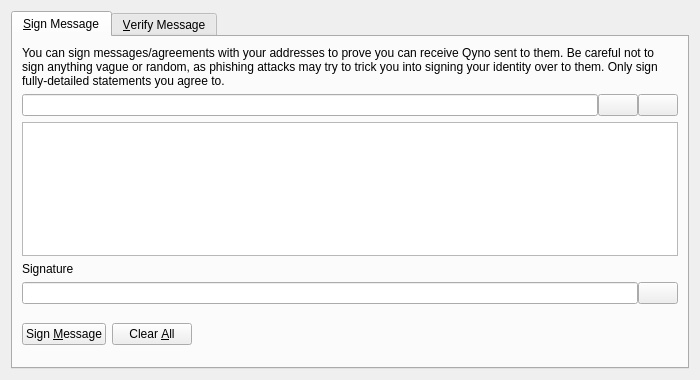
<?xml version="1.0" encoding="UTF-8"?>
<ui version="4.0">
 <class>SignVerifyMessageDialog</class>
 <widget class="QDialog" name="SignVerifyMessageDialog">
  <property name="geometry">
   <rect>
    <x>0</x>
    <y>0</y>
    <width>700</width>
    <height>380</height>
   </rect>
  </property>
  <property name="windowTitle">
   <string>Signatures - Sign / Verify a Message</string>
  </property>
  <property name="modal">
   <bool>true</bool>
  </property>
  <layout class="QVBoxLayout" name="verticalLayout">
   <item>
    <widget class="QTabWidget" name="tabWidget">
     <property name="currentIndex">
      <number>0</number>
     </property>
     <widget class="QWidget" name="tabSignMessage">
      <attribute name="title">
       <string>&amp;Sign Message</string>
      </attribute>
      <layout class="QVBoxLayout" name="verticalLayout_SM">
       <item>
        <widget class="QLabel" name="infoLabel_SM">
         <property name="text">
          <string>You can sign messages/agreements with your addresses to prove you can receive Qyno sent to them. Be careful not to sign anything vague or random, as phishing attacks may try to trick you into signing your identity over to them. Only sign fully-detailed statements you agree to.</string>
         </property>
         <property name="textFormat">
          <enum>Qt::PlainText</enum>
         </property>
         <property name="wordWrap">
          <bool>true</bool>
         </property>
        </widget>
       </item>
       <item>
        <layout class="QHBoxLayout" name="horizontalLayout_1_SM">
         <property name="spacing">
          <number>0</number>
         </property>
         <item>
          <widget class="QValidatedLineEdit" name="addressIn_SM">
           <property name="toolTip">
            <string>The Qyno address to sign the message with</string>
           </property>
          </widget>
         </item>
         <item>
          <widget class="QPushButton" name="addressBookButton_SM">
           <property name="toolTip">
            <string>Choose previously used address</string>
           </property>
           <property name="text">
            <string/>
           </property>
           <property name="shortcut">
            <string>Alt+A</string>
           </property>
           <property name="autoDefault">
            <bool>false</bool>
           </property>
          </widget>
         </item>
         <item>
          <widget class="QPushButton" name="pasteButton_SM">
           <property name="toolTip">
            <string>Paste address from clipboard</string>
           </property>
           <property name="text">
            <string/>
           </property>
           <property name="shortcut">
            <string>Alt+P</string>
           </property>
           <property name="autoDefault">
            <bool>false</bool>
           </property>
          </widget>
         </item>
        </layout>
       </item>
       <item>
        <widget class="QPlainTextEdit" name="messageIn_SM">
         <property name="toolTip">
          <string>Enter the message you want to sign here</string>
         </property>
        </widget>
       </item>
       <item>
        <widget class="QLabel" name="signatureLabel_SM">
         <property name="text">
          <string>Signature</string>
         </property>
         <property name="textFormat">
          <enum>Qt::PlainText</enum>
         </property>
        </widget>
       </item>
       <item>
        <layout class="QHBoxLayout" name="horizontalLayout_2_SM">
         <property name="spacing">
          <number>0</number>
         </property>
         <item>
          <widget class="QLineEdit" name="signatureOut_SM">
           <property name="font">
            <font>
             <italic>true</italic>
            </font>
           </property>
           <property name="readOnly">
            <bool>true</bool>
           </property>
          </widget>
         </item>
         <item>
          <widget class="QPushButton" name="copySignatureButton_SM">
           <property name="toolTip">
            <string>Copy the current signature to the system clipboard</string>
           </property>
           <property name="text">
            <string/>
           </property>
           <property name="autoDefault">
            <bool>false</bool>
           </property>
          </widget>
         </item>
        </layout>
       </item>
       <item>
        <layout class="QHBoxLayout" name="horizontalLayout_3_SM">
         <item>
          <widget class="QPushButton" name="signMessageButton_SM">
           <property name="toolTip">
            <string>Sign the message to prove you own this Qyno address</string>
           </property>
           <property name="text">
            <string>Sign &amp;Message</string>
           </property>
           <property name="autoDefault">
            <bool>false</bool>
           </property>
          </widget>
         </item>
         <item>
          <widget class="QPushButton" name="clearButton_SM">
           <property name="toolTip">
            <string>Reset all sign message fields</string>
           </property>
           <property name="text">
            <string>Clear &amp;All</string>
           </property>
           <property name="autoDefault">
            <bool>false</bool>
           </property>
          </widget>
         </item>
         <item>
          <spacer name="horizontalSpacer_1_SM">
           <property name="orientation">
            <enum>Qt::Horizontal</enum>
           </property>
           <property name="sizeHint" stdset="0">
            <size>
             <width>40</width>
             <height>48</height>
            </size>
           </property>
          </spacer>
         </item>
         <item>
          <widget class="QLabel" name="statusLabel_SM">
           <property name="font">
            <font>
             <weight>75</weight>
             <bold>true</bold>
            </font>
           </property>
           <property name="text">
            <string/>
           </property>
           <property name="wordWrap">
            <bool>true</bool>
           </property>
          </widget>
         </item>
         <item>
          <spacer name="horizontalSpacer_2_SM">
           <property name="orientation">
            <enum>Qt::Horizontal</enum>
           </property>
           <property name="sizeHint" stdset="0">
            <size>
             <width>40</width>
             <height>48</height>
            </size>
           </property>
          </spacer>
         </item>
        </layout>
       </item>
      </layout>
     </widget>
     <widget class="QWidget" name="tabVerifyMessage">
      <attribute name="title">
       <string>&amp;Verify Message</string>
      </attribute>
      <layout class="QVBoxLayout" name="verticalLayout_VM">
       <item>
        <widget class="QLabel" name="infoLabel_VM">
         <property name="text">
          <string>Enter the receiver's address, message (ensure you copy line breaks, spaces, tabs, etc. exactly) and signature below to verify the message. Be careful not to read more into the signature than what is in the signed message itself, to avoid being tricked by a man-in-the-middle attack. Note that this only proves the signing party receives with the address, it cannot prove sendership of any transaction!</string>
         </property>
         <property name="textFormat">
          <enum>Qt::PlainText</enum>
         </property>
         <property name="alignment">
          <set>Qt::AlignLeading|Qt::AlignLeft|Qt::AlignTop</set>
         </property>
         <property name="wordWrap">
          <bool>true</bool>
         </property>
        </widget>
       </item>
       <item>
        <layout class="QHBoxLayout" name="horizontalLayout_1_VM">
         <property name="spacing">
          <number>0</number>
         </property>
         <item>
          <widget class="QValidatedLineEdit" name="addressIn_VM">
           <property name="toolTip">
            <string>The Qyno address the message was signed with</string>
           </property>
          </widget>
         </item>
         <item>
          <widget class="QPushButton" name="addressBookButton_VM">
           <property name="toolTip">
            <string>Choose previously used address</string>
           </property>
           <property name="text">
            <string/>
           </property>
           <property name="shortcut">
            <string>Alt+A</string>
           </property>
           <property name="autoDefault">
            <bool>false</bool>
           </property>
          </widget>
         </item>
        </layout>
       </item>
       <item>
        <widget class="QPlainTextEdit" name="messageIn_VM"/>
       </item>
       <item>
        <widget class="QValidatedLineEdit" name="signatureIn_VM"/>
       </item>
       <item>
        <layout class="QHBoxLayout" name="horizontalLayout_2_VM">
         <item>
          <widget class="QPushButton" name="verifyMessageButton_VM">
           <property name="toolTip">
            <string>Verify the message to ensure it was signed with the specified Qyno address</string>
           </property>
           <property name="text">
            <string>Verify &amp;Message</string>
           </property>
           <property name="autoDefault">
            <bool>false</bool>
           </property>
          </widget>
         </item>
         <item>
          <widget class="QPushButton" name="clearButton_VM">
           <property name="toolTip">
            <string>Reset all verify message fields</string>
           </property>
           <property name="text">
            <string>Clear &amp;All</string>
           </property>
           <property name="autoDefault">
            <bool>false</bool>
           </property>
          </widget>
         </item>
         <item>
          <spacer name="horizontalSpacer_1_VM">
           <property name="orientation">
            <enum>Qt::Horizontal</enum>
           </property>
           <property name="sizeHint" stdset="0">
            <size>
             <width>40</width>
             <height>48</height>
            </size>
           </property>
          </spacer>
         </item>
         <item>
          <widget class="QLabel" name="statusLabel_VM">
           <property name="font">
            <font>
             <weight>75</weight>
             <bold>true</bold>
            </font>
           </property>
           <property name="text">
            <string/>
           </property>
           <property name="wordWrap">
            <bool>true</bool>
           </property>
          </widget>
         </item>
         <item>
          <spacer name="horizontalSpacer_2_VM">
           <property name="orientation">
            <enum>Qt::Horizontal</enum>
           </property>
           <property name="sizeHint" stdset="0">
            <size>
             <width>40</width>
             <height>48</height>
            </size>
           </property>
          </spacer>
         </item>
        </layout>
       </item>
      </layout>
     </widget>
    </widget>
   </item>
  </layout>
 </widget>
 <customwidgets>
  <customwidget>
   <class>QValidatedLineEdit</class>
   <extends>QLineEdit</extends>
   <header>qvalidatedlineedit.h</header>
  </customwidget>
 </customwidgets>
 <resources>
  <include location="../qyno.qrc"/>
 </resources>
 <connections/>
</ui>
